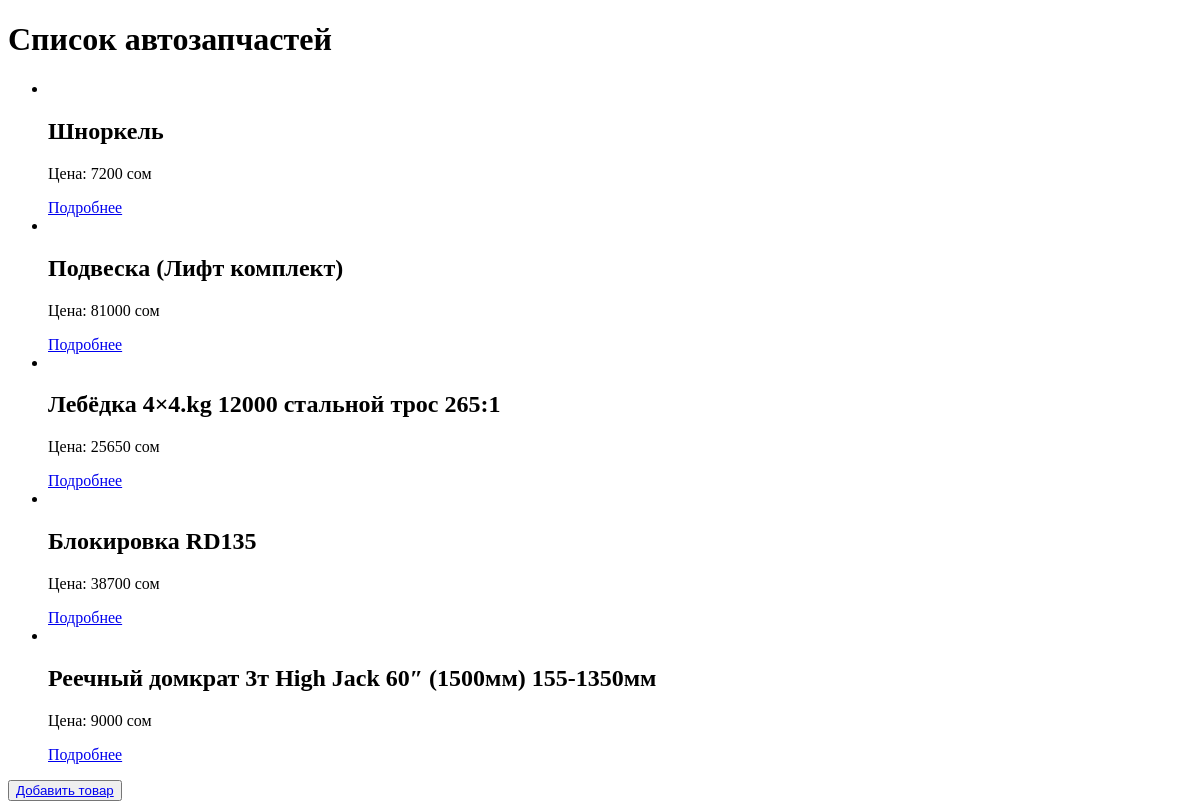
/avtoparts_list/, run on an earlier commit of the app's database.
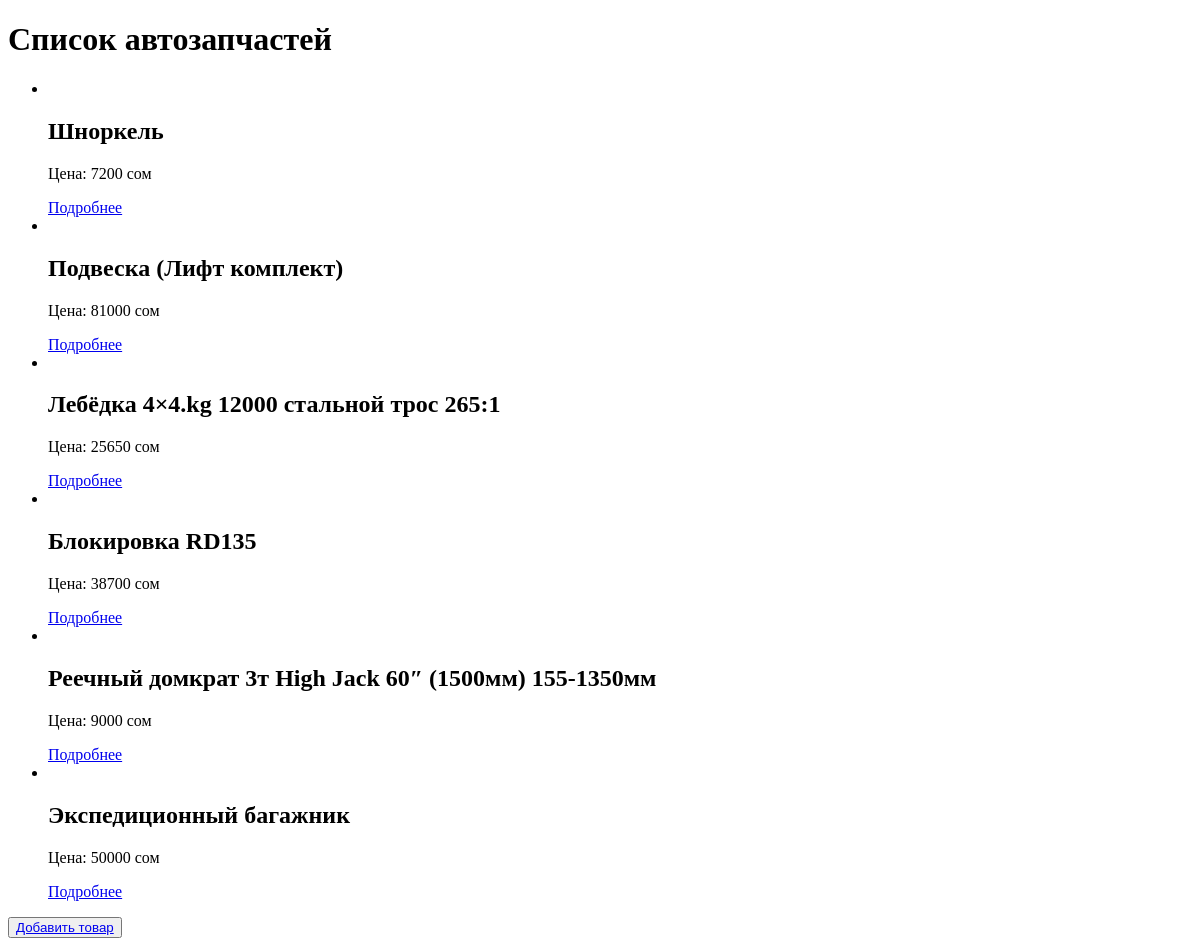
And on a later commit of the database.
### auto_parts_store/models.py (models this page shows, shortened)
class AutoParts(models.Model):
    BRAND = (
        ('Mitsubishi', 'Mitsubishi'),
        ('Jeep', 'Jeep'),
        ('Land Rover', 'Land Rover'),
        ('Isuzu', 'Isuzu'),
        ('Nissan', 'Nissan'),
        ('Toyota', 'Toyota'),
        ('Ford', 'Ford')
    )
    YEAR = (
        ('1980-1984', '1980-1984'),
        ('1985-1989', '1985-1989'),
        ('1990-1994', '1990-1994'),
        ('1995-1999', '1995-1999'),
        ('2000-2004', '2000-2004'),
        ('2005-2009', '2005-2009'),
        ('2010-2014', '2010-2014'),
        ('2015-2019', '2015-2019'),
        ('2020-2023', '2020-2023')
    )
    title = models.CharField('Укажите название товара', max_length=100)
    image = models.ImageField('Загрузите фото', upload_to='products/')
    description = models.TextField('Укажите описание товара')
    car_brand = models.CharField('Выберите марку автомобиля', max_length=100, choices=BRAND)
    year_of_release = models.CharField('Выберите год выпуска', max_length=100, choices=YEAR)
    review_of_the_car = models.URLField('Укажите видео обзор автомобиля', blank=True)
    review_of_auto_parts = models.URLField('Укажите видео обзор автозапчасти', blank=True)
    cost = models.TextField('Укажите цену')
    tel_number = models.IntegerField('Укажите номер телефона', null=True)
    Email = models.EmailField('Укажите вашу почту', null=True)
    created_at = models.DateTimeField(auto_now_add=True)

### auto_parts_store/views.py (the view)
# urls.py: path('avtoparts_list/', views.avtopartsListView, name='AvtopartsList'),
def avtopartsListView(request):
    avtoparts = models.AutoParts.objects.all()
    html_name = 'avto_parts/avtoparts_list.html'
    context = {
        'avtoparts_key': avtoparts,
    }
    return render(request, html_name, context)

### templates/avto_parts/avtoparts_list.html (shortened to what this page needs)
<!DOCTYPE html>
<html lang="en">
<head>
</head>
<body>
<h1>Список автозапчастей</h1>
<ul>
    {% for i in avtoparts_key %}
    <li>
        <h2>{{i.title}}</h2>
        <p>{{i.cost}}</p>
        <a href="/avtoparts_detail/{{i.id}}">Подробнее</a>
    </li>
    {% endfor %}
</ul>
<button><a href="/create_product/">Добавить товар</a></button>
</body>
</html>

What changed in the data, as far as the page shows it:
added AutoParts: title "Экспедиционный багажник", cost "Цена: 50000 сом"
